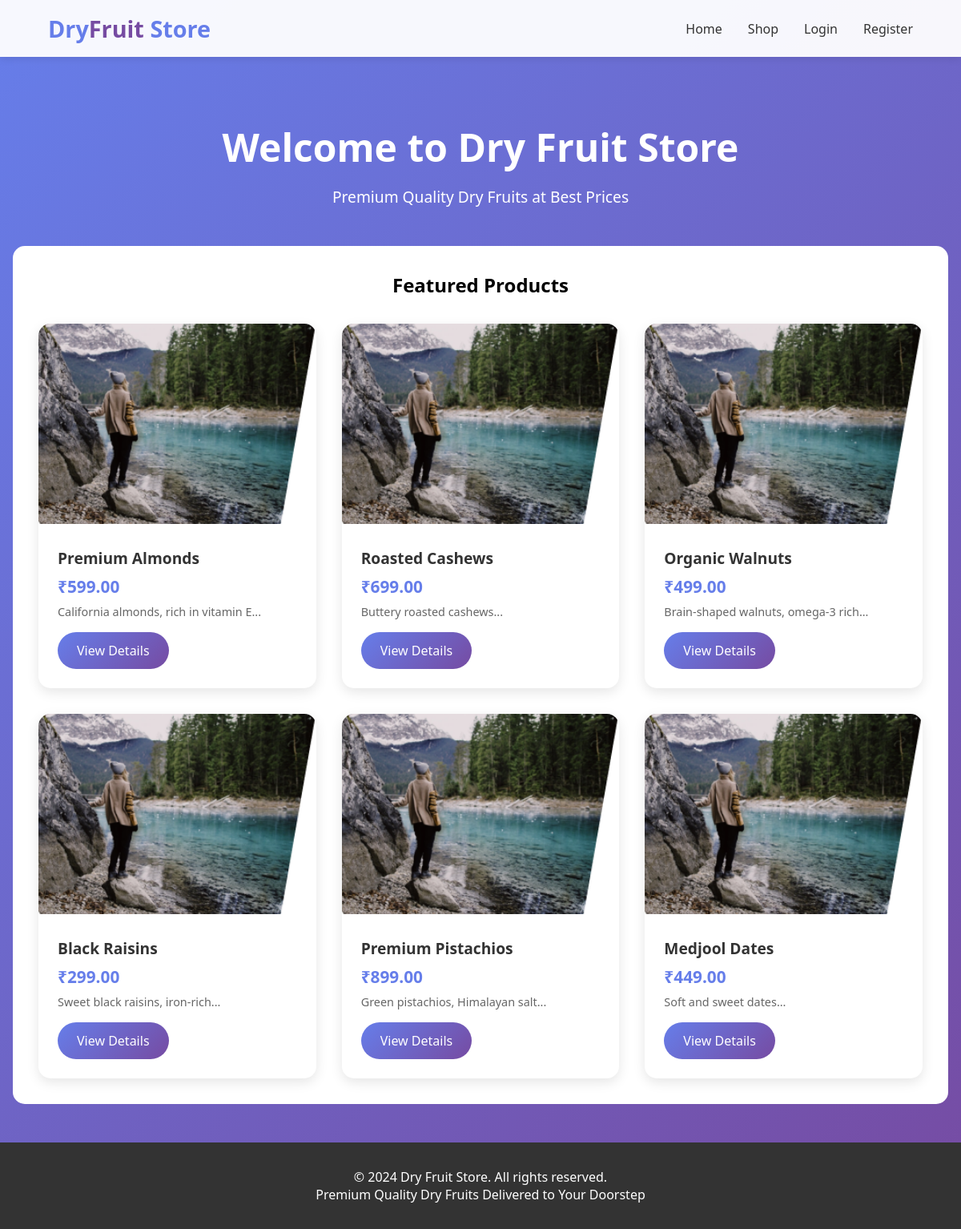
/dry_fruit_store/index.php, run on the app's committed database.
### tables this page shows
CREATE TABLE `products` (
  `id` int(11) NOT NULL,
  `name` varchar(100) NOT NULL,
  `category_id` int(11) DEFAULT NULL,
  `description` text DEFAULT NULL,
  `price` decimal(10,2) NOT NULL,
  `stock_quantity` int(11) DEFAULT 0,
  `image_path` varchar(255) DEFAULT NULL,
  `status` enum('active','inactive') DEFAULT 'active',
  `created_at` timestamp NOT NULL DEFAULT current_timestamp()
);

### dry_fruit_store/includes/config.php (called while the page is built, shortened)
<?php
$base_url = 'http://localhost/dry_fruit_store/';
function isLoggedIn() {
    return isset($_SESSION['user_id']);
}
?>

### dry_fruit_store/index.php (the view)
<?php
require_once 'includes/config.php';
include 'includes/header.php';
$query = "SELECT p.*, c.name as category_name FROM products p
          LEFT JOIN categories c ON p.category_id = c.id
          WHERE p.status = 'active'
          ORDER BY p.created_at DESC LIMIT 6";
$result = mysqli_query($conn, $query);
?>
<div class="container">
    <div style="text-align: center; padding: 3rem 0;">
        <h1 style="color: white; font-size: 3rem;">Welcome to Dry Fruit Store</h1>
        <p style="color: white; font-size: 1.2rem; margin-top: 1rem;">Premium Quality Dry Fruits at Best Prices</p>
    </div>
    <div style="background: white; border-radius: 15px; padding: 2rem; margin-bottom: 2rem;">
        <h2 style="text-align: center; margin-bottom: 2rem;">Featured Products</h2>
        <div class="product-grid">
            <?php while($product = mysqli_fetch_assoc($result)): ?>
                <div class="product-card">
                    <img src="<?php echo $base_url; ?>assets/uploads/<?php echo $product['image_path'] ?: 'placeholder.jpg'; ?>"
                         alt="<?php echo $product['name']; ?>" class="product-image">
                    <div class="product-info">
                        <h3 class="product-title"><?php echo $product['name']; ?></h3>
                        <p class="product-price">₹<?php echo number_format($product['price'], 2); ?></p>
                        <p class="product-description"><?php echo substr($product['description'], 0, 100); ?>...</p>
                        <a href="product_details.php?id=<?php echo $product['id']; ?>" class="btn btn-primary">View Details</a>
                    </div>
                </div>
            <?php endwhile; ?>
        </div>
    </div>
</div>
<?php include 'includes/footer.php'; ?>

### dry_fruit_store/includes/header.php (shortened to what this page needs)
<!DOCTYPE html>
<html lang="en">
<head>
    <link rel="stylesheet" href="<?php echo $base_url; ?>assets/css/style.css">
</head>
<body>
    <header class="header">
        <nav class="navbar">
            <a href="<?php echo $base_url; ?>" class="logo">Dry<span>Fruit</span> Store</a>
            <ul class="nav-links">
                <li><a href="<?php echo $base_url; ?>">Home</a></li>
                <li><a href="<?php echo $base_url; ?>shop.php">Shop</a></li>
                <?php if(isLoggedIn()): ?>
                    <?php if(isAdmin()): ?>
                        <li><a href="<?php echo $base_url; ?>admin/dashboard.php">Admin Panel</a></li>
                    <?php else: ?>
                        <li><a href="<?php echo $base_url; ?>user/dashboard.php">My Account</a></li>
                    <?php endif; ?>
                    <li class="cart-icon">
                        <a href="<?php echo $base_url; ?>user/cart.php">Cart
                            <span class="cart-count"><?php echo getCartCount($_SESSION['user_id']); ?></span>
                        </a>
                    </li>
                    <li><a href="<?php echo $base_url; ?>logout.php">Logout</a></li>
                <?php else: ?>
                    <li><a href="<?php echo $base_url; ?>login.php">Login</a></li>
                    <li><a href="<?php echo $base_url; ?>register.php">Register</a></li>
                <?php endif; ?>
            </ul>
        </nav>
    </header>
    <main>

### dry_fruit_store/includes/footer.php (shortened to what this page needs)
    </main>
    <footer style="background: #333; color: white; text-align: center; padding: 2rem; margin-top: 3rem;">
        <p>&copy; 2024 Dry Fruit Store. All rights reserved.</p>
        <p>Premium Quality Dry Fruits Delivered to Your Doorstep</p>
    </footer>
</body>
</html>

### dry_fruit_store/assets/css/style.css (style rules this page uses)
* { margin: 0; padding: 0; box-sizing: border-box; }
body { font-family: 'Segoe UI', Tahoma, Geneva, Verdana, sans-serif; background: linear-gradient(135deg, #667eea 0%, #764ba2 100%); min-height: 100vh; }
.header { background: rgba(255, 255, 255, 0.95); box-shadow: 0 2px 10px rgba(0,0,0,0.1); position: sticky; top: 0; z-index: 1000; }
.navbar { display: flex; justify-content: space-between; align-items: center; padding: 1rem 5%; max-width: 1400px; margin: 0 auto; }
.logo { font-size: 1.8rem; font-weight: bold; color: #667eea; text-decoration: none; }
.logo span { color: #764ba2; }
.nav-links { display: flex; list-style: none; gap: 2rem; }
.nav-links a { text-decoration: none; color: #333; font-weight: 500; transition: color 0.3s; }
.container { max-width: 1200px; margin: 2rem auto; padding: 0 1rem; }
.product-grid { display: grid; grid-template-columns: repeat(auto-fill, minmax(280px, 1fr)); gap: 2rem; margin-top: 2rem; }
.product-card { background: white; border-radius: 15px; overflow: hidden; box-shadow: 0 5px 15px rgba(0,0,0,0.1); transition: transform 0.3s, box-shadow 0.3s; }
.product-image { width: 100%; height: 250px; object-fit: cover; }
.product-info { padding: 1.5rem; }
.product-title { font-size: 1.2rem; margin-bottom: 0.5rem; color: #333; }
.product-price { font-size: 1.3rem; color: #667eea; font-weight: bold; margin: 0.5rem 0; }
.product-description { color: #666; margin-bottom: 1rem; font-size: 0.9rem; }
.btn { display: inline-block; padding: 0.75rem 1.5rem; border: none; border-radius: 25px; cursor: pointer; font-size: 1rem; transition: all 0.3s; text-decoration: none; }
.btn-primary { background: linear-gradient(135deg, #667eea 0%, #764ba2 100%); color: white; }

### data on the page
products: image_path (picture), name "Premium Almonds", price "599.00", description "California almonds, rich in vitamin E"
products: image_path (picture), name "Roasted Cashews", price "699.00", description "Buttery roasted cashews"
products: image_path (picture), name "Organic Walnuts", price "499.00", description "Brain-shaped walnuts, omega-3 rich"
products: image_path (picture), name "Black Raisins", price "299.00", description "Sweet black raisins, iron-rich"
products: image_path (picture), name "Premium Pistachios", price "899.00", description "Green pistachios, Himalayan salt"
products: image_path (picture), name "Medjool Dates", price "449.00", description "Soft and sweet dates"
